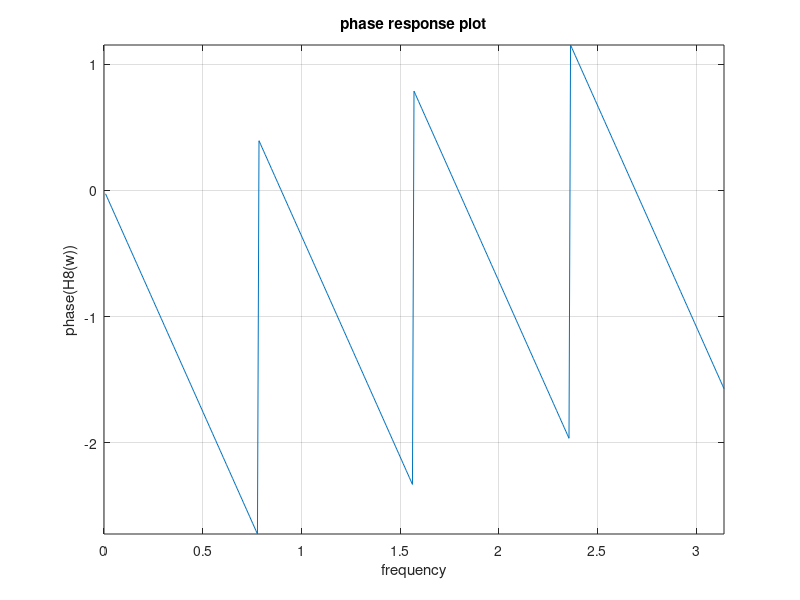

Write the MATLAB code that produced this figure.
% 1-Phase Response
clc;
close all;
clear all;

w = 0:pi/400:pi;
H8 = (1/8)*(1-exp(-1i*w*8))./(1-exp(-1i*w)); plot(w,angle(H8));
title('phase response plot'); xlabel('frequency'); ylabel('phase(H8(w))');
axis tight; grid on;
